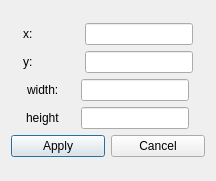
<?xml version="1.0" encoding="UTF-8"?>
<ui version="4.0">
 <class>ComponentInfoDialog</class>
 <widget class="QDialog" name="ComponentInfoDialog">
  <property name="geometry">
   <rect>
    <x>0</x>
    <y>0</y>
    <width>216</width>
    <height>181</height>
   </rect>
  </property>
  <property name="sizePolicy">
   <sizepolicy hsizetype="Fixed" vsizetype="Fixed">
    <horstretch>0</horstretch>
    <verstretch>0</verstretch>
   </sizepolicy>
  </property>
  <property name="maximumSize">
   <size>
    <width>216</width>
    <height>181</height>
   </size>
  </property>
  <property name="windowTitle">
   <string>Dialog</string>
  </property>
  <layout class="QVBoxLayout" name="verticalLayout_3">
   <item>
    <layout class="QVBoxLayout" name="verticalLayout_2">
     <item>
      <layout class="QVBoxLayout" name="verticalLayout">
       <item>
        <layout class="QHBoxLayout" name="horizontalLayout">
         <item>
          <widget class="QLabel" name="label">
           <property name="sizePolicy">
            <sizepolicy hsizetype="Fixed" vsizetype="Preferred">
             <horstretch>0</horstretch>
             <verstretch>0</verstretch>
            </sizepolicy>
           </property>
           <property name="minimumSize">
            <size>
             <width>44</width>
             <height>0</height>
            </size>
           </property>
           <property name="maximumSize">
            <size>
             <width>44</width>
             <height>16777215</height>
            </size>
           </property>
           <property name="text">
            <string>x:</string>
           </property>
          </widget>
         </item>
         <item>
          <widget class="QLineEdit" name="dX">
           <property name="sizePolicy">
            <sizepolicy hsizetype="Fixed" vsizetype="Fixed">
             <horstretch>0</horstretch>
             <verstretch>0</verstretch>
            </sizepolicy>
           </property>
          </widget>
         </item>
        </layout>
       </item>
       <item>
        <layout class="QHBoxLayout" name="horizontalLayout_2">
         <item>
          <widget class="QLabel" name="label_2">
           <property name="sizePolicy">
            <sizepolicy hsizetype="Fixed" vsizetype="Preferred">
             <horstretch>0</horstretch>
             <verstretch>0</verstretch>
            </sizepolicy>
           </property>
           <property name="minimumSize">
            <size>
             <width>44</width>
             <height>0</height>
            </size>
           </property>
           <property name="maximumSize">
            <size>
             <width>44</width>
             <height>16777215</height>
            </size>
           </property>
           <property name="text">
            <string>y:</string>
           </property>
          </widget>
         </item>
         <item>
          <widget class="QLineEdit" name="dY">
           <property name="sizePolicy">
            <sizepolicy hsizetype="Fixed" vsizetype="Fixed">
             <horstretch>0</horstretch>
             <verstretch>0</verstretch>
            </sizepolicy>
           </property>
          </widget>
         </item>
        </layout>
       </item>
       <item>
        <layout class="QHBoxLayout" name="horizontalLayout_3">
         <item>
          <widget class="QLabel" name="label_3">
           <property name="sizePolicy">
            <sizepolicy hsizetype="Fixed" vsizetype="Preferred">
             <horstretch>0</horstretch>
             <verstretch>0</verstretch>
            </sizepolicy>
           </property>
           <property name="maximumSize">
            <size>
             <width>16777215</width>
             <height>44</height>
            </size>
           </property>
           <property name="text">
            <string>width:</string>
           </property>
          </widget>
         </item>
         <item>
          <widget class="QLineEdit" name="dWidth">
           <property name="sizePolicy">
            <sizepolicy hsizetype="Fixed" vsizetype="Fixed">
             <horstretch>0</horstretch>
             <verstretch>0</verstretch>
            </sizepolicy>
           </property>
          </widget>
         </item>
        </layout>
       </item>
       <item>
        <layout class="QHBoxLayout" name="horizontalLayout_4">
         <item>
          <widget class="QLabel" name="label_4">
           <property name="sizePolicy">
            <sizepolicy hsizetype="Fixed" vsizetype="Preferred">
             <horstretch>0</horstretch>
             <verstretch>0</verstretch>
            </sizepolicy>
           </property>
           <property name="maximumSize">
            <size>
             <width>16777215</width>
             <height>44</height>
            </size>
           </property>
           <property name="text">
            <string>height</string>
           </property>
          </widget>
         </item>
         <item>
          <widget class="QLineEdit" name="dHeight">
           <property name="sizePolicy">
            <sizepolicy hsizetype="Fixed" vsizetype="Fixed">
             <horstretch>0</horstretch>
             <verstretch>0</verstretch>
            </sizepolicy>
           </property>
          </widget>
         </item>
        </layout>
       </item>
      </layout>
     </item>
     <item>
      <layout class="QHBoxLayout" name="horizontalLayout_5">
       <item>
        <widget class="QPushButton" name="dApplyBtn">
         <property name="text">
          <string>Apply</string>
         </property>
        </widget>
       </item>
       <item>
        <widget class="QPushButton" name="dCancelBtn">
         <property name="text">
          <string>Cancel</string>
         </property>
        </widget>
       </item>
      </layout>
     </item>
    </layout>
   </item>
  </layout>
 </widget>
 <resources/>
 <connections/>
</ui>
